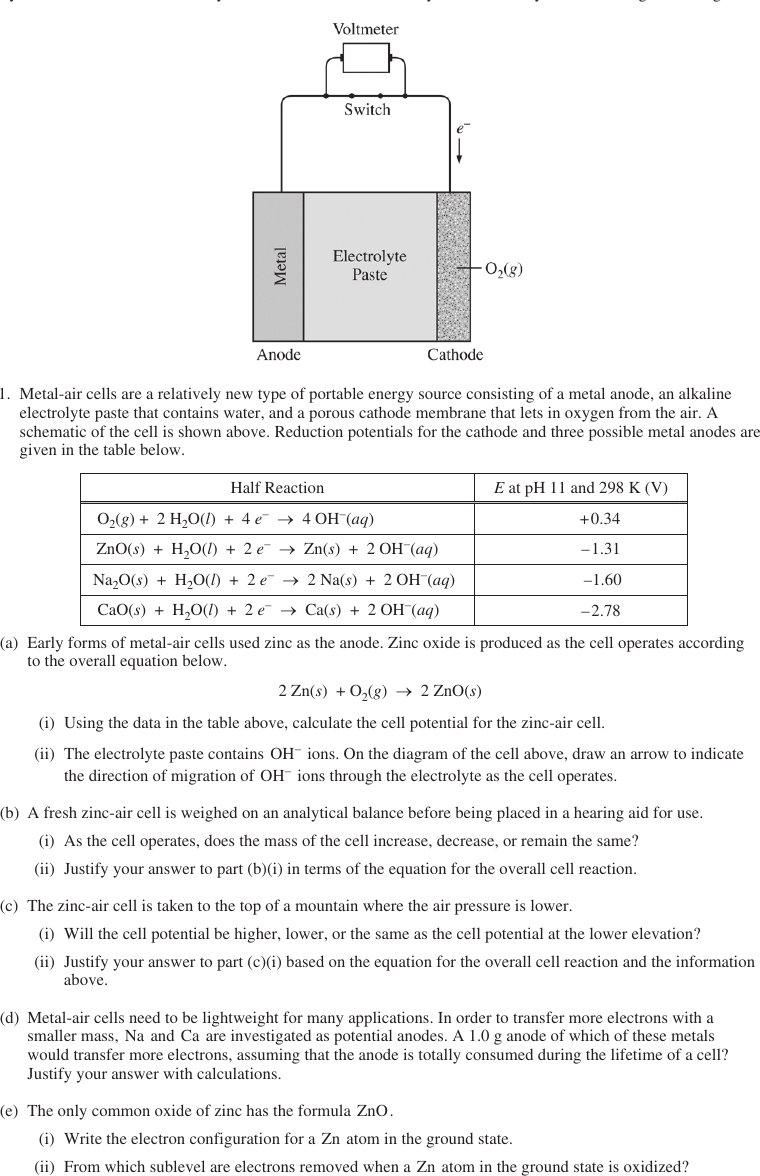
#> input picture ap-chemistry/question-bank/images/AP2015F1.png, 760 x 1176 px
$ python -i frq_extract.py   (imports and definitions only)
#> lines starting #> are read from the running program, lines starting #| are printed output that depends on the picture
#> further down, picture is the input picture: PIL image 760x1176 P; mean R, G, B 242, 241.8, 241.8
"""Pull every free-response question (text and diagrams) out of the released AP Chemistry FRQ PDFs, 2015 to 2026 (no 2020 exam).
Writes images/AP{year}F{n}.png (the question as printed, pages stacked) and frqs.json."""
import re, os, sys, json, subprocess, html, tempfile
from PIL import Image, ImageChops

HERE = os.path.dirname(os.path.abspath(__file__))
ROOT = os.path.dirname(HERE)
PDFS = os.path.join(ROOT, 'reference', 'frq-pdfs')
IMG = os.path.join(ROOT, 'images')
YEARS = [2015, 2016, 2017, 2018, 2019, 2021, 2022, 2023, 2024, 2025, 2026]
DPI = 110
JUNK = re.compile(r'^Question \d|GO ON TO THE NEXT PAGE|©|Visit College Board|Use a pencil or pen|Unauthorized copying|^-\d+-$|^AP\s*®?\s*Chemistry\s+\d{4}|Free-Response Questions$|STOP|END OF EXAM|^Page \d+')
def is_junk(l, H):
    """footer, header or page-number line"""
    return bool(JUNK.search(l[4])) or (bool(re.match(r'^\d{1,2}$', l[4].strip())) and l[1] > H * 0.9 and 270 < l[0] < 330)


MARK = re.compile(r'(Begin|Continue) your response to QUESTION (\d)')
LABEL = re.compile(r'^Question (\d)\b')
START = re.compile(r'^([1-7])\.\s')


# [66 lines left out: functions read_lines, above_top, first_top, segments, not called in this run]


def clean(im, whiten=()):
    """drop the answer-box frame and the 'Begin your response' line, squeeze long blank runs"""
#> called with whiten = ()
    import numpy as np
    a = np.array(im.convert('L'))
    for y0, y1 in whiten:
        a[max(0, y0):max(0, y1), :] = 255
    dark = a < 110
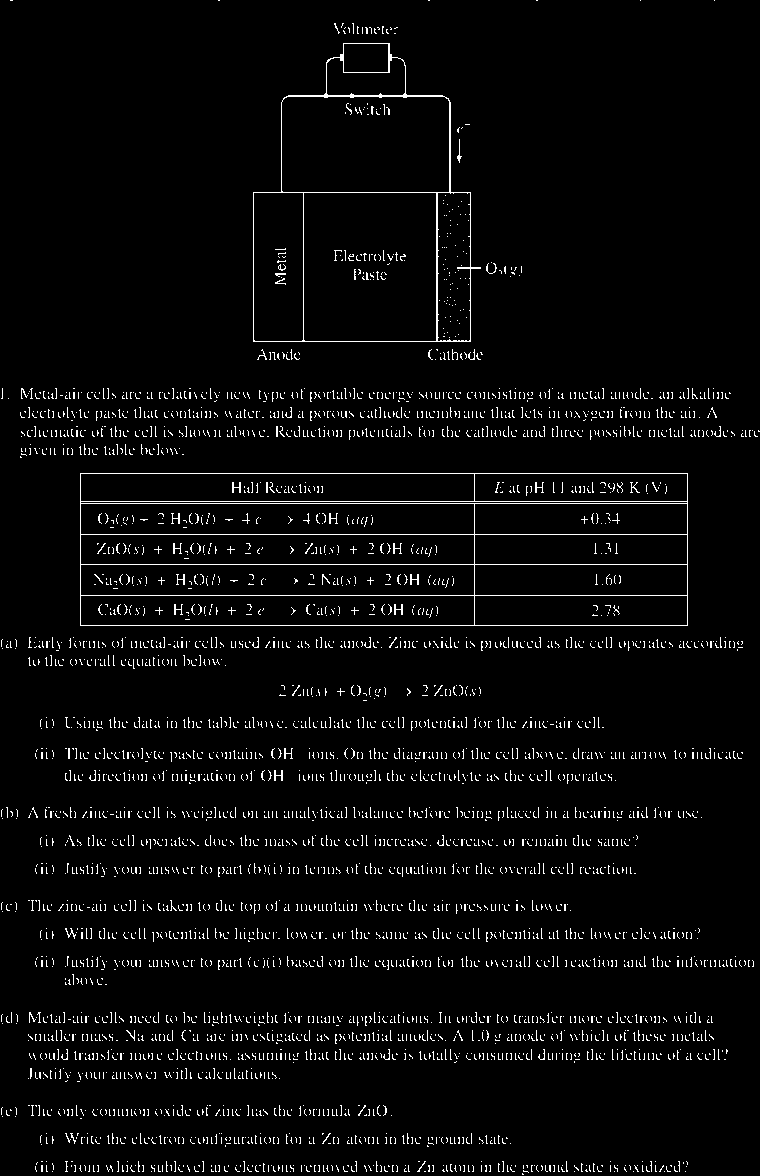
#> dark: shape (1176, 760) bool; 3.7% white in thin lines or dots
    W, Hh = a.shape[1], a.shape[0]
#> W = 760; Hh = 1176
    edge = int(0.06 * W)
#> edge = 45
    cols = np.array([c for c in np.where(dark.mean(axis=0) > 0.5)[0] if c < edge or c >= W - edge])       # the answer-box frame sits at the edges
#> cols = empty array
    rows = np.array([r for r in np.where(dark.mean(axis=1) > 0.6)[0] if r < 12 or r >= Hh - 12])         # never touch table rules or graph lines inside
#> rows = empty array
    x0, x1 = 0, a.shape[1]
#> x0 = 0; x1 = 760
    left = [c for c in cols if c < edge]
#> left = []
    right = [c for c in cols if c >= W - edge]
#> right = []
    if left:
        x0 = max(left) + 4
    if right:
        x1 = min(right) - 3
    rgb = np.array(im.convert('RGB'))
    for y0, y1 in whiten:
        rgb[max(0, y0):max(0, y1), :, :] = 255
    for r in rows:
        rgb[r, :, :] = 255
#> this loop made 0 passes
    out = Image.fromarray(rgb[:, x0:x1, :])
    out = trim(out)
#> in trim, `bg = Image.new(im.mode, im.size, (255, 255, 255))`: bg: PIL image 760x1176 RGB; every value is 255
#> in trim, `box = ImageChops.difference(im, bg).convert('L').point(lambda v: 255 i..`: box = (0, 0, 760, 1176)
    g = np.array(out.convert('L')) < 200
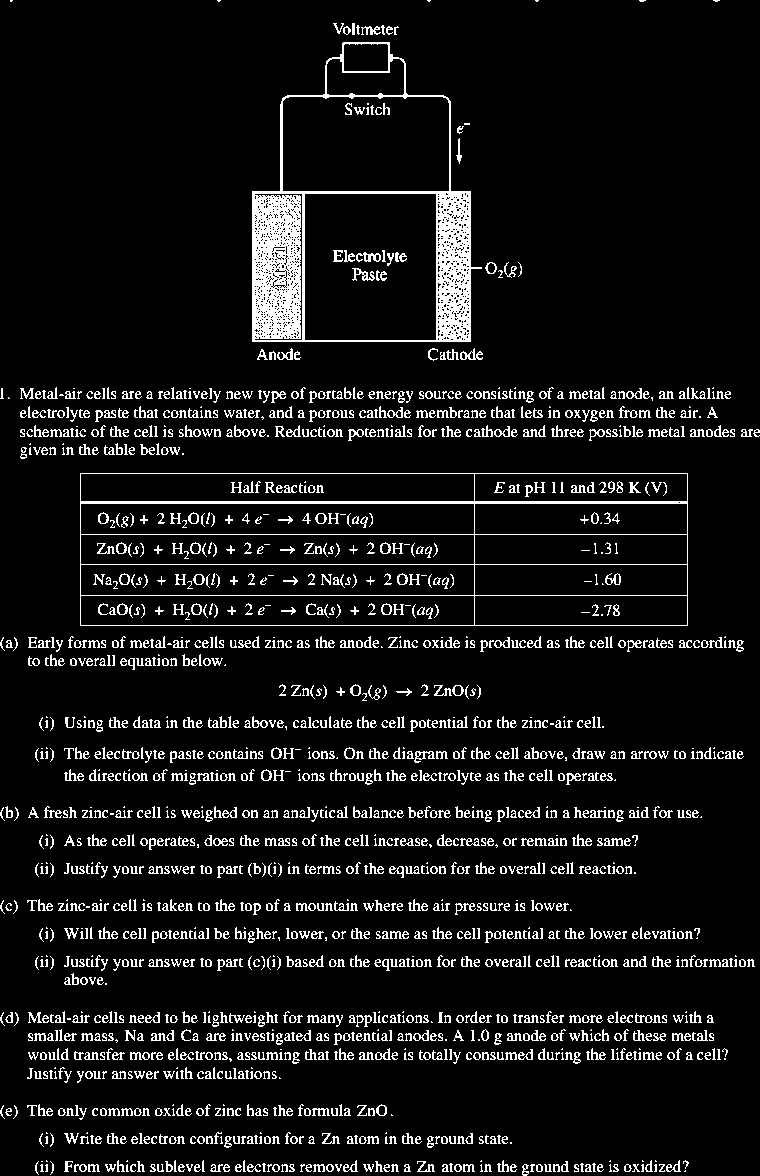
#> g: shape (1176, 760) bool; 8.3% white in thin lines or dots
    blank = ~g.any(axis=1)
    keep, run = [], 0
    for i, b in enumerate(blank):
        run = run + 1 if b else 0
        if run <= 40:
            keep.append(i)
#> this loop made 1176 passes
#> (b, run) on passes 1 to 3: (False, 0), (False, 0), (True, 1)
#> after the loop, keep = 1176 values from 0 to 1175
    return Image.fromarray(np.array(out)[keep, :, :])


def trim(im):
    bg = Image.new(im.mode, im.size, (255, 255, 255))
    box = ImageChops.difference(im, bg).convert('L').point(lambda v: 255 if v > 40 else 0).getbbox()
    return im.crop(box) if box else im


# [41 lines left out: function main, not called in this run]


# [2 lines not run here, left out]

>>> from PIL import Image
>>> picture = Image.open('../images/AP2015F1.png')
>>> result = clean(picture)

$ run again, on ap-chemistry/question-bank/images/AP2015F5.png
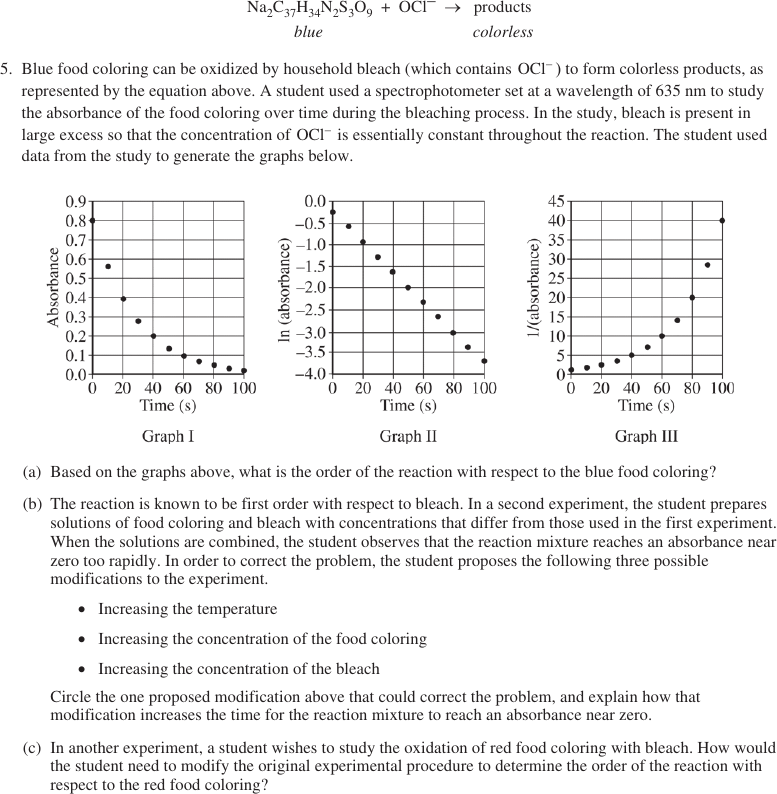
#> input picture ap-chemistry/question-bank/images/AP2015F5.png, 777 x 794 px
#> picture is the input picture: PIL image 777x794 P; mean R, G, B 240.1, 239.8, 239.9
#> in clean, `dark = a < 110`:
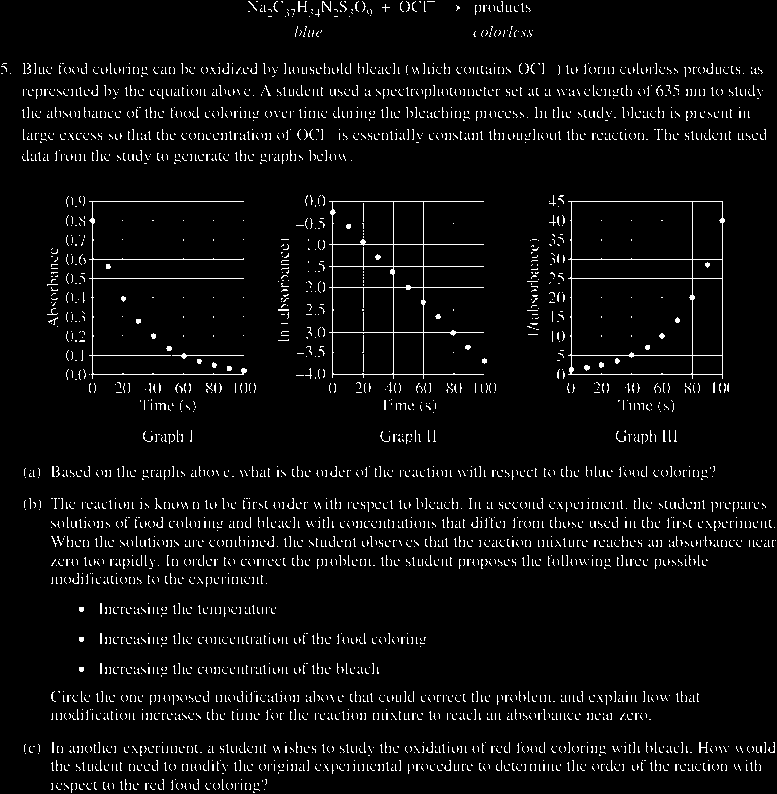
#> dark: shape (794, 777) bool; 4.4% white in thin lines or dots
#> cols = empty array
#> left = []
#> bg: PIL image 777x794 RGB; every value is 255
#> box = (0, 0, 777, 794)
#> in clean, `g = np.array(out.convert('L')) < 200`:
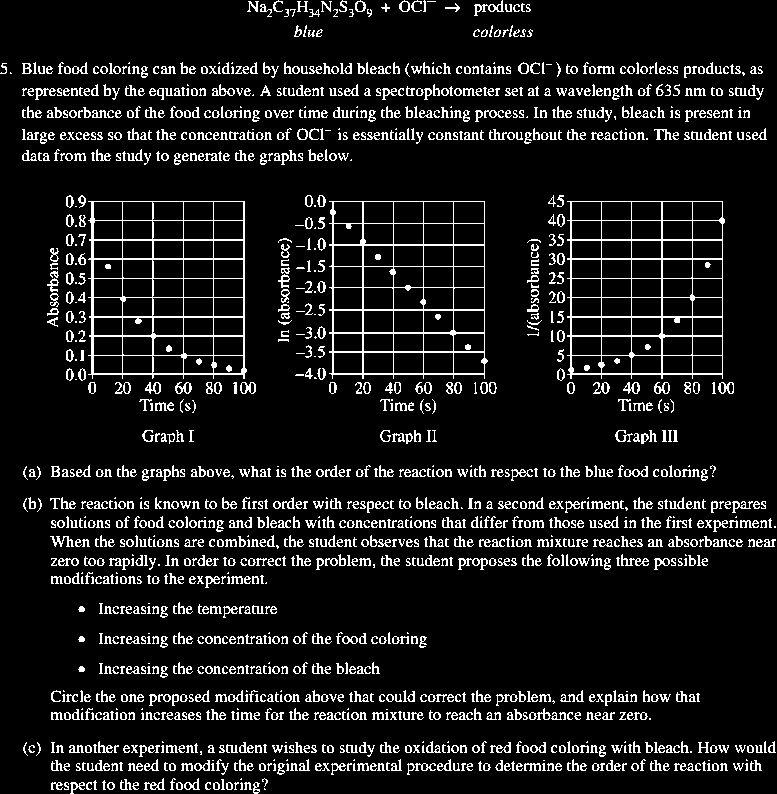
#> g: shape (794, 777) bool; 9.9% white in thin lines or dots
#> the loop in clean, `for i, b in enumerate(blank):` made 794 passes
#> (b, run) on passes 1 to 3: (False, 0), (False, 0), (False, 0)
#> after the loop in clean, `for i, b in enumerate(blank):`: keep = 794 values from 0 to 793

$ run again, on ap-chemistry/question-bank/images/AP2015F6.png
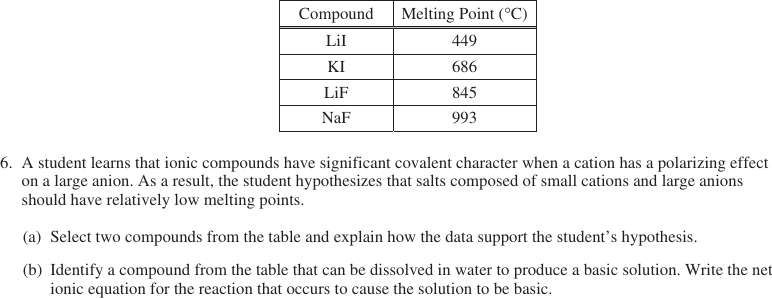
#> input picture ap-chemistry/question-bank/images/AP2015F6.png, 772 x 298 px
#> picture is the input picture: PIL image 772x298 P; mean R, G, B 242.4, 242.2, 242.2
#> in clean, `dark = a < 110`:
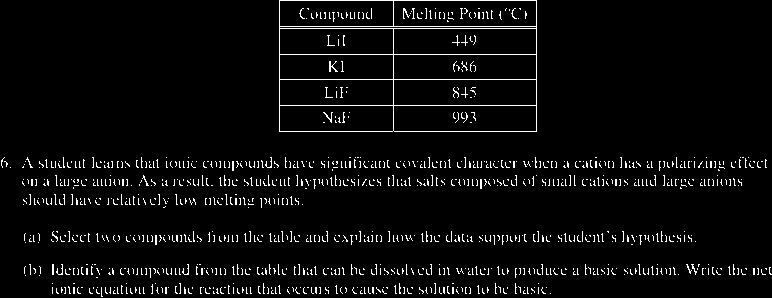
#> dark: shape (298, 772) bool; 4.2% white in thin lines or dots
#> cols = empty array
#> left = []
#> bg: PIL image 772x298 RGB; every value is 255
#> box = (0, 0, 772, 298)
#> in clean, `g = np.array(out.convert('L')) < 200`:
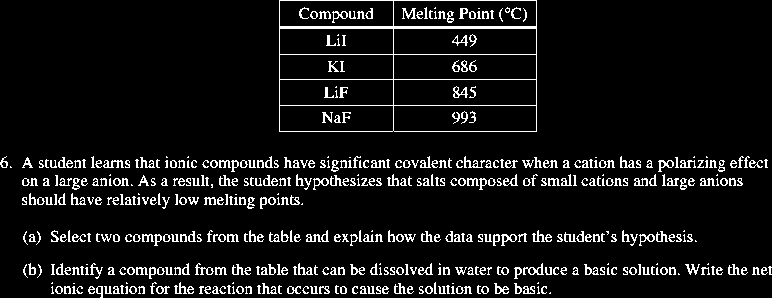
#> g: shape (298, 772) bool; 7.8% white in thin lines or dots
#> after the loop in clean, `for i, b in enumerate(blank):`: keep = 298 values from 0 to 297

$ run again, on ap-chemistry/question-bank/images/AP2015F7.png
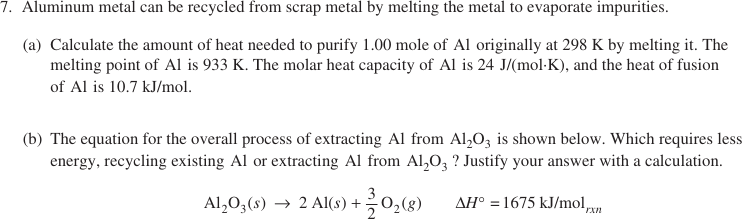
#> input picture ap-chemistry/question-bank/images/AP2015F7.png, 742 x 219 px
#> picture is the input picture: PIL image 742x219 P; mean R, G, B 241.4, 241.2, 241.2
#> in clean, `dark = a < 110`:
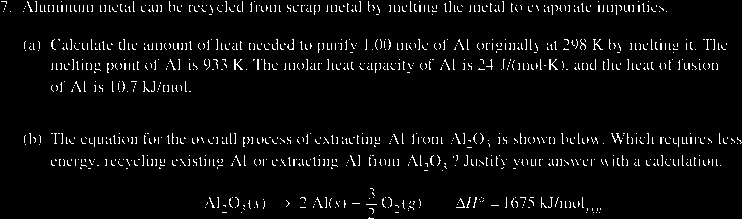
#> dark: shape (219, 742) bool; 4.1% white in thin lines or dots
#> cols = empty array
#> left = []
#> bg: PIL image 742x219 RGB; every value is 255
#> box = (0, 0, 742, 219)
#> in clean, `g = np.array(out.convert('L')) < 200`:
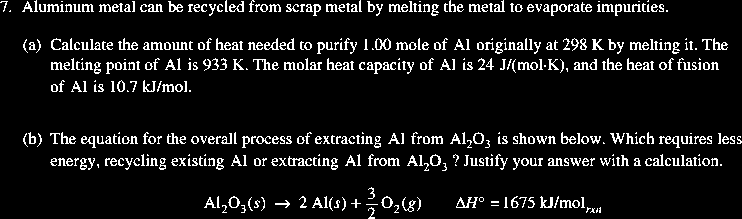
#> g: shape (219, 742) bool; 8.8% white in thin lines or dots
#> the loop in clean, `for i, b in enumerate(blank):` made 219 passes
#> (b, run) on passes 1 to 3: (False, 0), (False, 0), (False, 0)
#> after the loop in clean, `for i, b in enumerate(blank):`: keep = 219 values from 0 to 218
